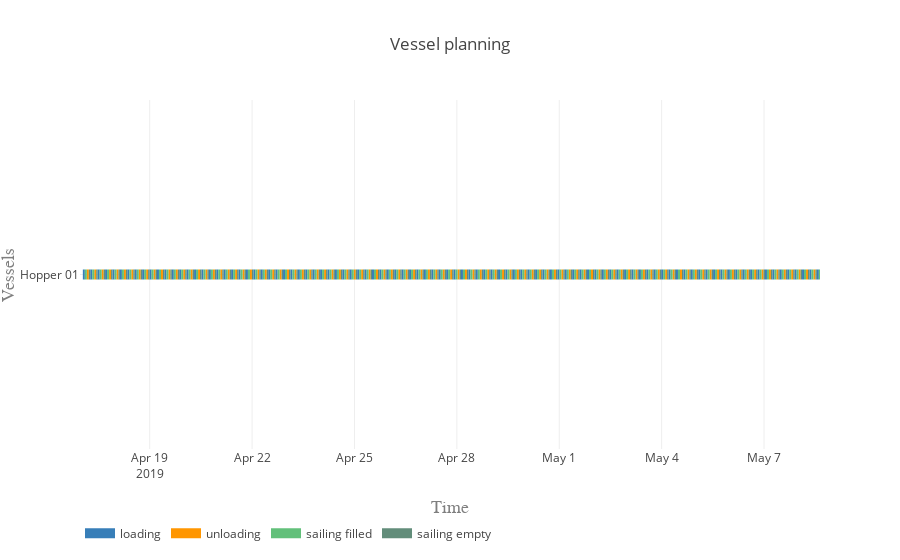

Notebook code cell kept with this figure:
### Markdown cell above
#### Vessel planning

### Code cell
vessels = [hopper]

activities = ['loading', 'unloading', 'sailing filled', 'sailing empty']
colors = {0:'rgb(55,126,184)', 1:'rgb(255,150,0)', 2:'rgb(98, 192, 122)', 3:'rgb(98, 141, 122)'}

plot.vessel_planning(vessels, activities, colors)

### Figure 1 — Plotly figure (JSON) as saved in the notebook; plotly's stock layout.template omitted (floating-point values rounded to 4 significant figures; data arrays with more than 128 entries replaced by an {"elided": "..."} marker saying what was removed)
{"data": [{"connectgaps": false, "hoverinfo": "y+name", "line": {"color": "rgb(55,126,184)", "width": 10}, "mode": "lines", "name": "loading", "type": "scatter", "uid": "55b0d863-3398-482b-bc52-9a98b00edd95", "x": {"elided": "500 str values"}, "y": {"elided": "500 str values"}}, {"connectgaps": false, "hoverinfo": "y+name", "line": {"color": "rgb(255,150,0)", "width": 10}, "mode": "lines", "name": "unloading", "type": "scatter", "uid": "c4276dff-b8e9-4cb6-b28b-5152bc85d76a", "x": {"elided": "500 str values"}, "y": {"elided": "500 str values"}}, {"connectgaps": false, "hoverinfo": "y+name", "line": {"color": "rgb(98, 192, 122)", "width": 10}, "mode": "lines", "name": "sailing filled", "type": "scatter", "uid": "d8083625-281e-4c37-842d-cc994f6d47a2", "x": {"elided": "500 str values"}, "y": {"elided": "500 str values"}}, {"connectgaps": false, "hoverinfo": "y+name", "line": {"color": "rgb(98, 141, 122)", "width": 10}, "mode": "lines", "name": "sailing empty", "type": "scatter", "uid": "66124a45-f860-4a2c-9449-112d09e76d7b", "x": {"elided": "495 str values"}, "y": {"elided": "495 str values"}}], "layout": {"hovermode": "closest", "legend": {"orientation": "h", "x": 0, "y": -0.2}, "title": "Vessel planning", "xaxis": {"range": ["2019-04-16 23:00:00", "2019-05-08 15:21:00.944087"], "title": "Time", "titlefont": {"color": "#7f7f7f", "family": "Courier New, monospace", "size": 18}}, "yaxis": {"title": "Vessels", "titlefont": {"color": "#7f7f7f", "family": "Courier New, monospace", "size": 18}}}}
